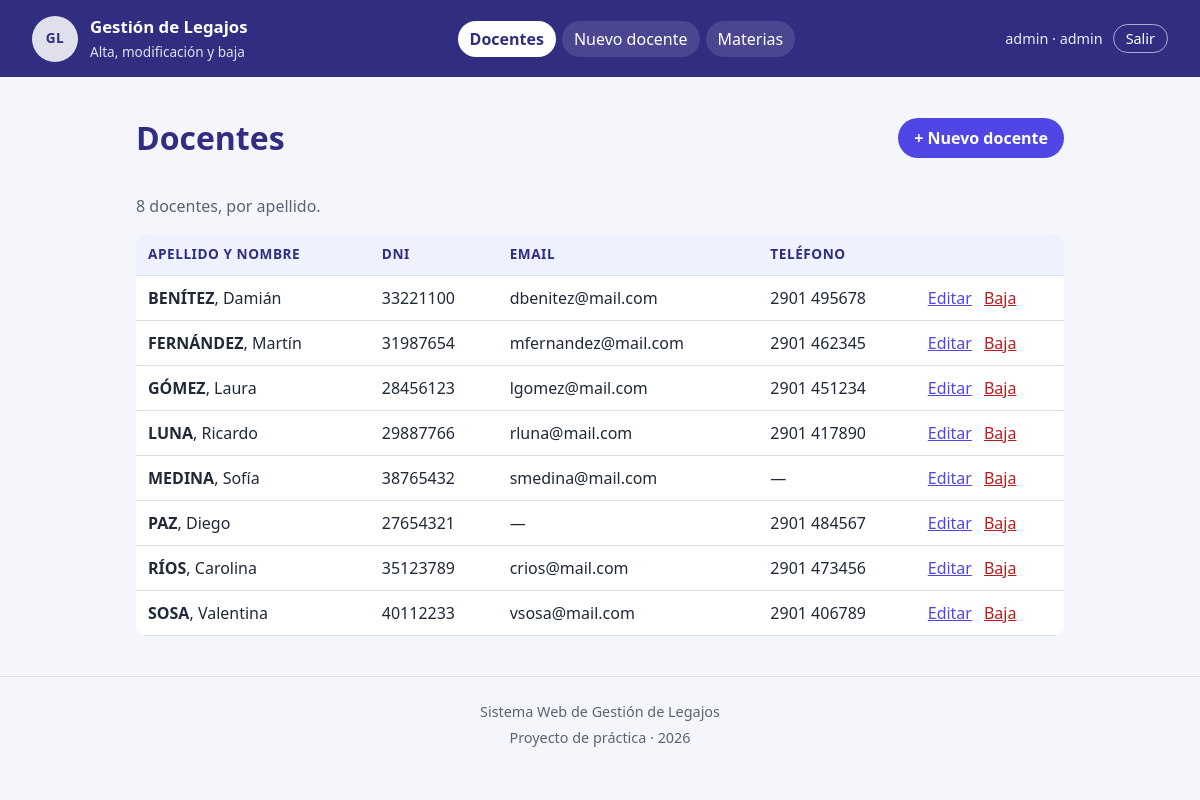
The app's page /public/index.php (signed in) with its own data.
### tables this page shows
CREATE TABLE docentes (
  id        INT UNSIGNED NOT NULL AUTO_INCREMENT,
  dni       VARCHAR(10)  NOT NULL,                         
  apellido  VARCHAR(60)  NOT NULL,
  nombre    VARCHAR(60)  NOT NULL,
  email     VARCHAR(120) NULL,                             
  telefono  VARCHAR(20)  NULL,
  PRIMARY KEY (id),
  UNIQUE KEY uq_docentes_dni (dni)                         
);

### src/funciones.php (called while the page is built, shortened)
<?php
function e(?string $texto): string
{
    return htmlspecialchars($texto ?? '', ENT_QUOTES, 'UTF-8');
}
function usuario_actual(): ?array
{
    return $_SESSION['usuario'] ?? null;
}
function es_admin(): bool
{
    return (usuario_actual()['rol'] ?? '') === 'admin';
}

### public/index.php (the view, shortened to what this page needs)
<?php
require __DIR__ . '/../src/funciones.php';
$pdo = conectar();
$sql = 'SELECT id, dni, apellido, nombre, email, telefono
        FROM docentes
        ORDER BY apellido, nombre';
$docentes = $pdo->query($sql)->fetchAll();
require __DIR__ . '/../src/plantillas/header.php';
?>
<div class="titular">
    <h1>Docentes</h1>
    <a class="boton" href="alta.php">+ Nuevo docente</a>
</div>
<?php if (count($docentes) === 0): ?>
    <p class="tarjeta">Todavía no hay docentes cargados.</p>
<?php else: ?>
    <p class="bajada"><?= count($docentes) ?> docentes, por apellido.</p>
    <div class="tabla-scroll">
        <table class="tabla">
            <thead>
                <tr>
                    <th scope="col">Apellido y nombre</th>
                    <th scope="col">DNI</th>
                    <th scope="col">Email</th>
                    <th scope="col">Teléfono</th>
                    <th scope="col"><span class="sr-only">Acciones</span></th>
                </tr>
            </thead>
            <tbody>
            <?php foreach ($docentes as $d): ?>
                <tr>
                    <td><strong><?= e(mb_strtoupper($d['apellido'])) ?></strong>, <?= e($d['nombre']) ?></td>
                    <td><?= e($d['dni']) ?></td>
                    <td><?= e($d['email'] ?? '—') ?></td>
                    <td><?= e($d['telefono'] ?? '—') ?></td>
                    <td class="acciones">
                        <a href="editar.php?id=<?= $d['id'] ?>">Editar</a>
                        <?php if (es_admin()): ?>
                            <a class="peligro" href="baja.php?id=<?= $d['id'] ?>">Baja</a>
                        <?php endif; ?>
                    </td>
                </tr>
            <?php endforeach; ?>
            </tbody>
        </table>
    </div>
<?php endif; ?>
<?php require __DIR__ . '/../src/plantillas/footer.php'; ?>

### public/css/styles.css (style rules this page uses)
:root { --indigo: #312E81; --indigo-claro: #EEF2FF; --acento: #4F46E5; --ok: #15803D; --ok-claro: #DCFCE7; --error: #B91C1C; --error-claro: #FEE2E2; --texto: #1F2937; --gris: #5B6472; --linea: #D9DEE7; --fondo: #F4F6FB; --blanco: #FFFFFF; --radio: 10px; }
*, *::before, *::after { box-sizing: border-box; }
body { margin: 0; font-family: system-ui, "Segoe UI", Roboto, sans-serif; line-height: 1.5; color: var(--texto); background: var(--fondo); }
a { color: var(--acento); }
h1, h2 { color: var(--indigo); line-height: 1.2; }
.titular { display: flex; flex-wrap: wrap; align-items: center; justify-content: space-between; gap: 10px; }
.bajada { color: var(--gris); }
.boton { display: inline-block; border: 0; cursor: pointer; background: var(--acento); color: var(--blanco); text-decoration: none; font: inherit; font-weight: 700; padding: 8px 16px; border-radius: 999px; }
.tabla-scroll { overflow-x: auto; }
.tabla { width: 100%; border-collapse: collapse; background: var(--blanco); border-radius: var(--radio); overflow: hidden; }
.tabla th, .tabla td { padding: 10px 12px; text-align: left; border-bottom: 1px solid var(--linea); white-space: nowrap; }
.tabla thead th { background: var(--indigo-claro); color: var(--indigo); font-size: .85rem; text-transform: uppercase; letter-spacing: .04em; }
.acciones { display: flex; gap: 12px; }
.peligro { color: var(--error); }

### records on screen
docentes: apellido "BENÍTEZ", nombre "Damián", dni "33221100", email "dbenitez@mail.com", telefono "2901 495678"
docentes: apellido "FERNÁNDEZ", nombre "Martín", dni "31987654", email "mfernandez@mail.com", telefono "2901 462345"
docentes: apellido "GÓMEZ", nombre "Laura", dni "28456123", email "lgomez@mail.com", telefono "2901 451234"
docentes: apellido "LUNA", nombre "Ricardo", dni "29887766", email "rluna@mail.com", telefono "2901 417890"
docentes: apellido "MEDINA", nombre "Sofía", dni "38765432", email "smedina@mail.com", telefono "—"
docentes: apellido "PAZ", nombre "Diego", dni "27654321", email "—", telefono "2901 484567"
docentes: apellido "RÍOS", nombre "Carolina", dni "35123789", email "crios@mail.com", telefono "2901 473456"
docentes: apellido "SOSA", nombre "Valentina", dni "40112233", email "vsosa@mail.com", telefono "2901 406789"

### other values on screen
$yo['usuario'] "admin"
$yo['rol'] "admin"
count($docentes) "8"
